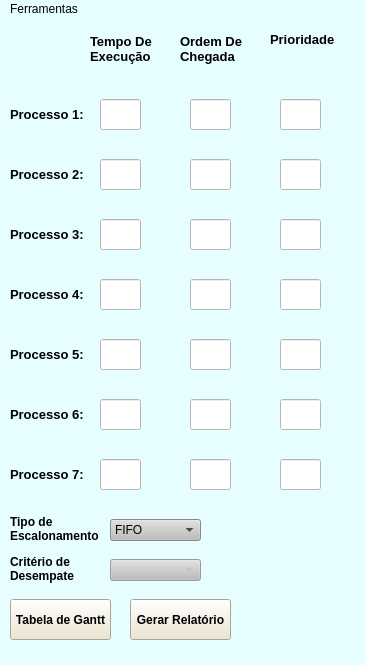
<?xml version="1.0" encoding="UTF-8"?>
<ui version="4.0">
 <class>Processos4</class>
 <widget class="QMainWindow" name="Processos4">
  <property name="geometry">
   <rect>
    <x>0</x>
    <y>0</y>
    <width>365</width>
    <height>665</height>
   </rect>
  </property>
  <property name="minimumSize">
   <size>
    <width>365</width>
    <height>665</height>
   </size>
  </property>
  <property name="maximumSize">
   <size>
    <width>365</width>
    <height>665</height>
   </size>
  </property>
  <property name="windowTitle">
   <string>Calculo de Processos</string>
  </property>
  <property name="windowIcon">
   <iconset>
    <normaloff>PipesTransparent.png</normaloff>PipesTransparent.png</iconset>
  </property>
  <property name="styleSheet">
   <string notr="true">background-color: rgb(230, 254, 255);
gridline-color: rgb(255, 255, 255);
selection-background-color: rgb(193, 255, 179);
selection-color: rgb(0, 0, 0);
border-bottom-color: rgb(255, 255, 255);</string>
  </property>
  <widget class="QWidget" name="centralwidget">
   <widget class="QLabel" name="P1">
    <property name="geometry">
     <rect>
      <x>10</x>
      <y>80</y>
      <width>91</width>
      <height>31</height>
     </rect>
    </property>
    <property name="font">
     <font>
      <pointsize>10</pointsize>
      <weight>75</weight>
      <bold>true</bold>
     </font>
    </property>
    <property name="text">
     <string>Processo 1:</string>
    </property>
   </widget>
   <widget class="QLineEdit" name="TempoExecucao_1">
    <property name="geometry">
     <rect>
      <x>100</x>
      <y>80</y>
      <width>41</width>
      <height>31</height>
     </rect>
    </property>
    <property name="styleSheet">
     <string notr="true">background-color: rgb(255, 255, 255);</string>
    </property>
   </widget>
   <widget class="QLineEdit" name="OrdemChegada_1">
    <property name="geometry">
     <rect>
      <x>190</x>
      <y>80</y>
      <width>41</width>
      <height>31</height>
     </rect>
    </property>
    <property name="styleSheet">
     <string notr="true">background-color: rgb(255, 255, 255);</string>
    </property>
   </widget>
   <widget class="QLineEdit" name="Prioridade_1">
    <property name="geometry">
     <rect>
      <x>280</x>
      <y>80</y>
      <width>41</width>
      <height>31</height>
     </rect>
    </property>
    <property name="styleSheet">
     <string notr="true">background-color: rgb(255, 255, 255);</string>
    </property>
   </widget>
   <widget class="QLabel" name="label_2">
    <property name="geometry">
     <rect>
      <x>90</x>
      <y>10</y>
      <width>71</width>
      <height>41</height>
     </rect>
    </property>
    <property name="font">
     <font>
      <pointsize>10</pointsize>
      <weight>75</weight>
      <bold>true</bold>
     </font>
    </property>
    <property name="text">
     <string>&lt;html&gt;&lt;head/&gt;&lt;body&gt;&lt;p&gt;Tempo De&lt;br/&gt;Execução&lt;/p&gt;&lt;/body&gt;&lt;/html&gt;</string>
    </property>
   </widget>
   <widget class="QLabel" name="label_4">
    <property name="geometry">
     <rect>
      <x>180</x>
      <y>10</y>
      <width>71</width>
      <height>41</height>
     </rect>
    </property>
    <property name="font">
     <font>
      <pointsize>10</pointsize>
      <weight>75</weight>
      <bold>true</bold>
     </font>
    </property>
    <property name="text">
     <string>&lt;html&gt;&lt;head/&gt;&lt;body&gt;&lt;p&gt;Ordem De &lt;br/&gt;Chegada&lt;/p&gt;&lt;/body&gt;&lt;/html&gt;</string>
    </property>
   </widget>
   <widget class="QLabel" name="label_6">
    <property name="geometry">
     <rect>
      <x>270</x>
      <y>0</y>
      <width>71</width>
      <height>41</height>
     </rect>
    </property>
    <property name="font">
     <font>
      <pointsize>10</pointsize>
      <weight>75</weight>
      <bold>true</bold>
     </font>
    </property>
    <property name="text">
     <string>Prioridade</string>
    </property>
   </widget>
   <widget class="QComboBox" name="TipoEscala">
    <property name="geometry">
     <rect>
      <x>110</x>
      <y>500</y>
      <width>91</width>
      <height>22</height>
     </rect>
    </property>
    <property name="styleSheet">
     <string notr="true">background-color: rgb(189, 189, 189);</string>
    </property>
    <item>
     <property name="text">
      <string>FIFO</string>
     </property>
    </item>
    <item>
     <property name="text">
      <string>SJF</string>
     </property>
    </item>
    <item>
     <property name="text">
      <string>Por Prioridade</string>
     </property>
    </item>
   </widget>
   <widget class="QPushButton" name="GerarTabela">
    <property name="geometry">
     <rect>
      <x>10</x>
      <y>580</y>
      <width>101</width>
      <height>41</height>
     </rect>
    </property>
    <property name="font">
     <font>
      <weight>75</weight>
      <bold>true</bold>
     </font>
    </property>
    <property name="styleSheet">
     <string notr="true">background-color: rgb(236, 230, 204);</string>
    </property>
    <property name="text">
     <string>Tabela de Gantt</string>
    </property>
   </widget>
   <widget class="QPushButton" name="GerarRelatorio">
    <property name="geometry">
     <rect>
      <x>130</x>
      <y>580</y>
      <width>101</width>
      <height>41</height>
     </rect>
    </property>
    <property name="font">
     <font>
      <weight>75</weight>
      <bold>true</bold>
     </font>
    </property>
    <property name="styleSheet">
     <string notr="true">background-color: rgb(236, 230, 204);</string>
    </property>
    <property name="text">
     <string>Gerar Relatório</string>
    </property>
   </widget>
   <widget class="QLabel" name="P2">
    <property name="geometry">
     <rect>
      <x>10</x>
      <y>140</y>
      <width>91</width>
      <height>31</height>
     </rect>
    </property>
    <property name="font">
     <font>
      <pointsize>10</pointsize>
      <weight>75</weight>
      <bold>true</bold>
     </font>
    </property>
    <property name="text">
     <string>Processo 2:</string>
    </property>
   </widget>
   <widget class="QLineEdit" name="TempoExecucao_2">
    <property name="geometry">
     <rect>
      <x>100</x>
      <y>140</y>
      <width>41</width>
      <height>31</height>
     </rect>
    </property>
    <property name="styleSheet">
     <string notr="true">background-color: rgb(255, 255, 255);</string>
    </property>
   </widget>
   <widget class="QLineEdit" name="Prioridade_2">
    <property name="geometry">
     <rect>
      <x>280</x>
      <y>140</y>
      <width>41</width>
      <height>31</height>
     </rect>
    </property>
    <property name="styleSheet">
     <string notr="true">background-color: rgb(255, 255, 255);</string>
    </property>
   </widget>
   <widget class="QLineEdit" name="OrdemChegada_2">
    <property name="geometry">
     <rect>
      <x>190</x>
      <y>140</y>
      <width>41</width>
      <height>31</height>
     </rect>
    </property>
    <property name="styleSheet">
     <string notr="true">background-color: rgb(255, 255, 255);</string>
    </property>
   </widget>
   <widget class="QLabel" name="P3">
    <property name="geometry">
     <rect>
      <x>10</x>
      <y>200</y>
      <width>91</width>
      <height>31</height>
     </rect>
    </property>
    <property name="font">
     <font>
      <pointsize>10</pointsize>
      <weight>75</weight>
      <bold>true</bold>
     </font>
    </property>
    <property name="text">
     <string>Processo 3:</string>
    </property>
   </widget>
   <widget class="QLineEdit" name="TempoExecucao_3">
    <property name="geometry">
     <rect>
      <x>100</x>
      <y>200</y>
      <width>41</width>
      <height>31</height>
     </rect>
    </property>
    <property name="styleSheet">
     <string notr="true">background-color: rgb(255, 255, 255);</string>
    </property>
   </widget>
   <widget class="QLineEdit" name="Prioridade_3">
    <property name="geometry">
     <rect>
      <x>280</x>
      <y>200</y>
      <width>41</width>
      <height>31</height>
     </rect>
    </property>
    <property name="styleSheet">
     <string notr="true">background-color: rgb(255, 255, 255);</string>
    </property>
   </widget>
   <widget class="QLineEdit" name="OrdemChegada_3">
    <property name="geometry">
     <rect>
      <x>190</x>
      <y>200</y>
      <width>41</width>
      <height>31</height>
     </rect>
    </property>
    <property name="styleSheet">
     <string notr="true">background-color: rgb(255, 255, 255);</string>
    </property>
   </widget>
   <widget class="QLabel" name="P4">
    <property name="geometry">
     <rect>
      <x>10</x>
      <y>260</y>
      <width>91</width>
      <height>31</height>
     </rect>
    </property>
    <property name="font">
     <font>
      <pointsize>10</pointsize>
      <weight>75</weight>
      <bold>true</bold>
     </font>
    </property>
    <property name="text">
     <string>Processo 4:</string>
    </property>
   </widget>
   <widget class="QLineEdit" name="TempoExecucao_4">
    <property name="geometry">
     <rect>
      <x>100</x>
      <y>260</y>
      <width>41</width>
      <height>31</height>
     </rect>
    </property>
    <property name="styleSheet">
     <string notr="true">background-color: rgb(255, 255, 255);</string>
    </property>
   </widget>
   <widget class="QLineEdit" name="Prioridade_4">
    <property name="geometry">
     <rect>
      <x>280</x>
      <y>260</y>
      <width>41</width>
      <height>31</height>
     </rect>
    </property>
    <property name="styleSheet">
     <string notr="true">background-color: rgb(255, 255, 255);</string>
    </property>
   </widget>
   <widget class="QLineEdit" name="OrdemChegada_4">
    <property name="geometry">
     <rect>
      <x>190</x>
      <y>260</y>
      <width>41</width>
      <height>31</height>
     </rect>
    </property>
    <property name="styleSheet">
     <string notr="true">background-color: rgb(255, 255, 255);</string>
    </property>
   </widget>
   <widget class="QLabel" name="label">
    <property name="geometry">
     <rect>
      <x>10</x>
      <y>490</y>
      <width>91</width>
      <height>41</height>
     </rect>
    </property>
    <property name="font">
     <font>
      <weight>75</weight>
      <bold>true</bold>
     </font>
    </property>
    <property name="text">
     <string>&lt;html&gt;&lt;head/&gt;&lt;body&gt;&lt;p&gt;      Tipo de &lt;br/&gt;Escalonamento&lt;/p&gt;&lt;/body&gt;&lt;/html&gt;</string>
    </property>
   </widget>
   <widget class="QLabel" name="label_3">
    <property name="geometry">
     <rect>
      <x>10</x>
      <y>530</y>
      <width>91</width>
      <height>41</height>
     </rect>
    </property>
    <property name="font">
     <font>
      <weight>75</weight>
      <bold>true</bold>
     </font>
    </property>
    <property name="text">
     <string>&lt;html&gt;&lt;head/&gt;&lt;body&gt;&lt;p&gt;Critério de&lt;br/&gt;Desempate&lt;/p&gt;&lt;/body&gt;&lt;/html&gt;</string>
    </property>
   </widget>
   <widget class="QComboBox" name="TipoDesempate">
    <property name="enabled">
     <bool>false</bool>
    </property>
    <property name="geometry">
     <rect>
      <x>110</x>
      <y>540</y>
      <width>91</width>
      <height>22</height>
     </rect>
    </property>
    <property name="styleSheet">
     <string notr="true">background-color: rgb(189, 189, 189);</string>
    </property>
   </widget>
   <widget class="QLineEdit" name="TempoExecucao_5">
    <property name="geometry">
     <rect>
      <x>100</x>
      <y>320</y>
      <width>41</width>
      <height>31</height>
     </rect>
    </property>
    <property name="styleSheet">
     <string notr="true">background-color: rgb(255, 255, 255);</string>
    </property>
   </widget>
   <widget class="QLineEdit" name="OrdemChegada_5">
    <property name="geometry">
     <rect>
      <x>190</x>
      <y>320</y>
      <width>41</width>
      <height>31</height>
     </rect>
    </property>
    <property name="styleSheet">
     <string notr="true">background-color: rgb(255, 255, 255);</string>
    </property>
   </widget>
   <widget class="QLineEdit" name="Prioridade_5">
    <property name="geometry">
     <rect>
      <x>280</x>
      <y>320</y>
      <width>41</width>
      <height>31</height>
     </rect>
    </property>
    <property name="styleSheet">
     <string notr="true">background-color: rgb(255, 255, 255);</string>
    </property>
   </widget>
   <widget class="QLabel" name="P5">
    <property name="geometry">
     <rect>
      <x>10</x>
      <y>320</y>
      <width>81</width>
      <height>31</height>
     </rect>
    </property>
    <property name="font">
     <font>
      <pointsize>10</pointsize>
      <weight>75</weight>
      <bold>true</bold>
     </font>
    </property>
    <property name="text">
     <string>Processo 5:</string>
    </property>
   </widget>
   <widget class="QLineEdit" name="TempoExecucao_6">
    <property name="geometry">
     <rect>
      <x>100</x>
      <y>380</y>
      <width>41</width>
      <height>31</height>
     </rect>
    </property>
    <property name="styleSheet">
     <string notr="true">background-color: rgb(255, 255, 255);</string>
    </property>
   </widget>
   <widget class="QLineEdit" name="OrdemChegada_6">
    <property name="geometry">
     <rect>
      <x>190</x>
      <y>380</y>
      <width>41</width>
      <height>31</height>
     </rect>
    </property>
    <property name="styleSheet">
     <string notr="true">background-color: rgb(255, 255, 255);</string>
    </property>
   </widget>
   <widget class="QLineEdit" name="Prioridade_6">
    <property name="geometry">
     <rect>
      <x>280</x>
      <y>380</y>
      <width>41</width>
      <height>31</height>
     </rect>
    </property>
    <property name="styleSheet">
     <string notr="true">background-color: rgb(255, 255, 255);</string>
    </property>
   </widget>
   <widget class="QLabel" name="P6">
    <property name="geometry">
     <rect>
      <x>10</x>
      <y>380</y>
      <width>81</width>
      <height>31</height>
     </rect>
    </property>
    <property name="font">
     <font>
      <pointsize>10</pointsize>
      <weight>75</weight>
      <bold>true</bold>
     </font>
    </property>
    <property name="text">
     <string>Processo 6:</string>
    </property>
   </widget>
   <widget class="QLineEdit" name="Prioridade_7">
    <property name="geometry">
     <rect>
      <x>280</x>
      <y>440</y>
      <width>41</width>
      <height>31</height>
     </rect>
    </property>
    <property name="styleSheet">
     <string notr="true">background-color: rgb(255, 255, 255);</string>
    </property>
   </widget>
   <widget class="QLineEdit" name="TempoExecucao_7">
    <property name="geometry">
     <rect>
      <x>100</x>
      <y>440</y>
      <width>41</width>
      <height>31</height>
     </rect>
    </property>
    <property name="styleSheet">
     <string notr="true">background-color: rgb(255, 255, 255);</string>
    </property>
   </widget>
   <widget class="QLineEdit" name="OrdemChegada_7">
    <property name="geometry">
     <rect>
      <x>190</x>
      <y>440</y>
      <width>41</width>
      <height>31</height>
     </rect>
    </property>
    <property name="styleSheet">
     <string notr="true">background-color: rgb(255, 255, 255);</string>
    </property>
   </widget>
   <widget class="QLabel" name="P7">
    <property name="geometry">
     <rect>
      <x>10</x>
      <y>440</y>
      <width>81</width>
      <height>31</height>
     </rect>
    </property>
    <property name="font">
     <font>
      <pointsize>10</pointsize>
      <weight>75</weight>
      <bold>true</bold>
     </font>
    </property>
    <property name="text">
     <string>Processo 7:</string>
    </property>
   </widget>
  </widget>
  <widget class="QMenuBar" name="menubar">
   <property name="geometry">
    <rect>
     <x>0</x>
     <y>0</y>
     <width>365</width>
     <height>21</height>
    </rect>
   </property>
   <widget class="QMenu" name="menuFerramentas">
    <property name="title">
     <string>Ferramentas</string>
    </property>
    <addaction name="SalvarSQL"/>
    <addaction name="GerarRandom"/>
    <addaction name="LimparCampos"/>
   </widget>
   <addaction name="menuFerramentas"/>
  </widget>
  <widget class="QStatusBar" name="statusbar"/>
  <action name="SalvarSQL">
   <property name="text">
    <string>Salvar no SQL</string>
   </property>
  </action>
  <action name="actionAbrir_PDF">
   <property name="text">
    <string>Abrir PDF</string>
   </property>
  </action>
  <action name="GerarRandom">
   <property name="text">
    <string>Gerar Numeros Aleatórios</string>
   </property>
  </action>
  <action name="LimparCampos">
   <property name="text">
    <string>Limpar Campos</string>
   </property>
  </action>
 </widget>
 <resources/>
 <connections/>
</ui>
